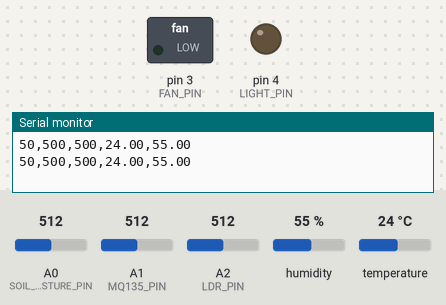
This sketch was run on a simulated Arduino Uno, built with avr-gcc and run on an emulated ATmega328P. Parts: switched loads named in the sketch (green lamp = pin HIGH), output pins drawn as LEDs (lit = HIGH), the last lines printed to the serial monitor. The test bench sets the inputs (shaded band); at power-on: temperature 24 °C, A2 (LDR_PIN) = 512, A0 (SOIL_MOISTURE_PIN) = 512, A1 (MQ135_PIN) = 512, humidity 55 %.

Above: at 1.8 s.
1.9 s: temperature set to 29 °C
3.4 s: temperature set to 32 °C
At 4.6 s:
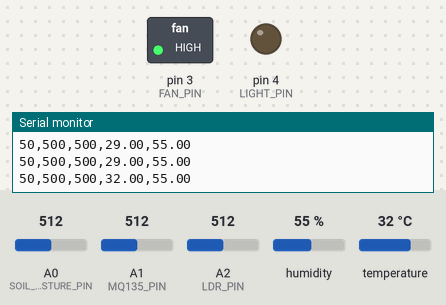
5.5 s: A2 (LDR_PIN) set to 325
7.3 s: A2 (LDR_PIN) set to 294
At 9.3 s:
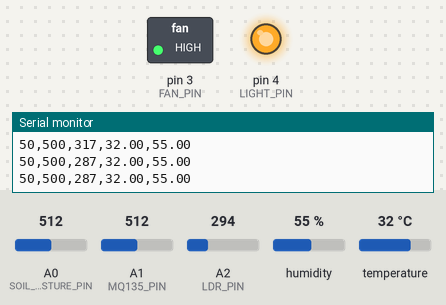
9.6 s: temperature set to 12 °C
At 10.9 s:
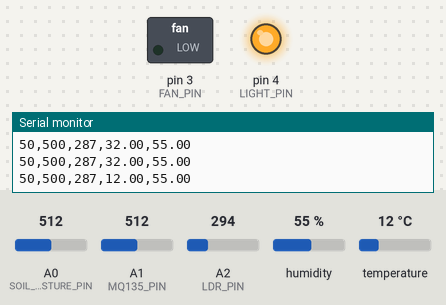
11.6 s: temperature set to 33 °C
At 13.4 s:
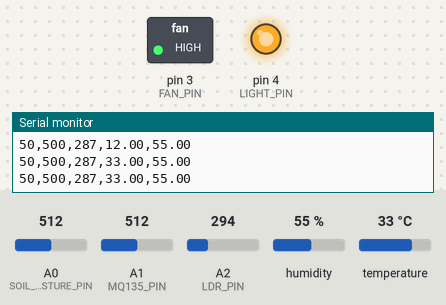
Timing chart, 0 to 14.6 s (numbered marks = the images above; inputs shaded):
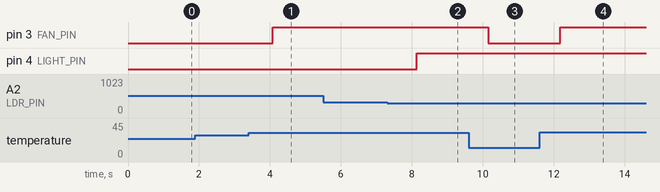

Measured:
- the behaviour switches between 30 and 31 °C on temperature (found by bisection; images 0 and 1)
- the behaviour switches between 307 and 306 on A2 (LDR_PIN) (found by bisection; images 1 and 2)
- after the input at 3.4 s, pin 3 (FAN_PIN): LOW → HIGH after 0.68 s
- after the input at 7.3 s, pin 4 (LIGHT_PIN): LOW → HIGH after 0.83 s
- after the input at 9.6 s, pin 3 (FAN_PIN): HIGH → LOW after 0.56 s
- after the input at 11.6 s, pin 3 (FAN_PIN): LOW → HIGH after 0.59 s

The sketch:

code.ino
```cpp
#include <DHT.h>

// Pin Definitions
#define SOIL_MOISTURE_PIN A0
#define MQ135_PIN A1
#define LDR_PIN A2
#define DHT_PIN 2
#define FAN_PIN 3
#define LIGHT_PIN 4

// DHT Sensor Setup
#define DHTTYPE DHT11
DHT dht(DHT_PIN, DHTTYPE);

void setup() {
  Serial.begin(9600);

  // Initialize Pins
  pinMode(SOIL_MOISTURE_PIN, INPUT);
  pinMode(MQ135_PIN, INPUT);
  pinMode(LDR_PIN, INPUT);
  pinMode(FAN_PIN, OUTPUT);
  pinMode(LIGHT_PIN, OUTPUT);

  dht.begin();
}

void loop() {
  // Read Sensor Values
  int soilMoisture = analogRead(SOIL_MOISTURE_PIN);
  int co2Level = analogRead(MQ135_PIN);
  int lightIntensity = analogRead(LDR_PIN);
  float temp = dht.readTemperature();
  float humidity = dht.readHumidity();

  // Scale Sensor Values
  soilMoisture = map(soilMoisture, 0, 1023, 0, 100); // Convert to percentage
  co2Level = map(co2Level, 0, 1023, 0, 1000); // Convert to approximate PPM
  lightIntensity = map(lightIntensity, 0, 1023, 0, 1000); // Convert to Lux-like scale

  // Send Data to LabVIEW
  Serial.print(soilMoisture); Serial.print(",");
  Serial.print(co2Level); Serial.print(",");
  Serial.print(lightIntensity); Serial.print(",");
  Serial.print(temp); Serial.print(",");
  Serial.println(humidity);

  // Actuator Control Logic
  if (co2Level > 800 || temp > 30) {
    digitalWrite(FAN_PIN, HIGH);
  } else {
    digitalWrite(FAN_PIN, LOW);
  }

  if (lightIntensity < 300) {
    digitalWrite(LIGHT_PIN, HIGH);
  } else {
    digitalWrite(LIGHT_PIN, LOW);
  }

  delay(1000); // Update every second
}
```
